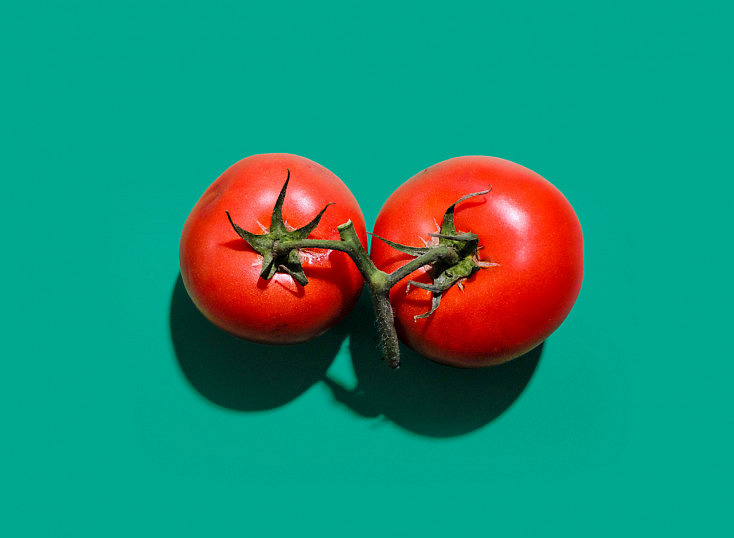
#> input picture image.png, 734 x 538 px
$ python main.py
#> lines starting #> are read from the running program, lines starting #| are printed output that depends on the picture
from PIL import Image, ImageOps

scale = 5

cutoff = 1.0

caracters = " .:-=+*#%@"

image_to_convert = "image.png"

GRAY_TONES = 256

def conversor(scale, cutoff, caracters, image_to_convert):

#> called with scale = 5, cutoff = 1, caracters = ' .:-=+*#%@', image_to_convert = 'image.png'
    x = len(caracters)

    y = GRAY_TONES // x

    with Image.open(image_to_convert) as im:
#> im is the input picture: PIL image 734x538 RGB; mean R, G, B 30.9, 140.4, 117.5
        imag = im.convert(mode = "L")
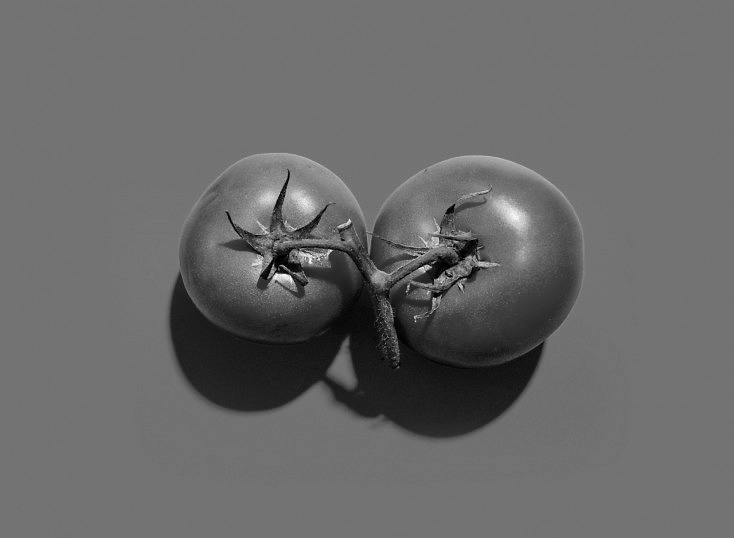
#> imag: PIL image 734x538 L; min 0, max 254, mean 105.1
        (width, height) = (imag.width // (scale - (scale // 2)), imag.height // scale)
#> width = 244; height = 107
        imag = imag.resize((width, height))
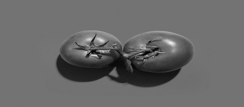
#> imag: PIL image 244x107 L; min 0, max 238, mean 105.1
        imag = ImageOps.autocontrast(image=imag, cutoff=cutoff)
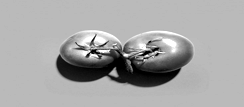
#> imag: PIL image 244x107 L; min 0, max 255, mean 166.3

        lines = ""

        for h in range(height):
            line = ""
            for w in range (width):
                pixel = imag.getpixel((w, h))
                index = pixel // y
                if index >= x:
                    index = x - 1
                caracter = caracters[index]
                line += caracter
            if lines == "":
                lines = line
            elif lines != "":
                lines = lines + "\n" + line

    return lines

result = conversor(scale, cutoff, caracters, image_to_convert)

print(result)
